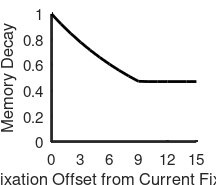
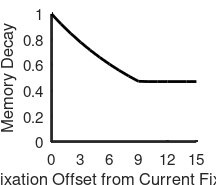

The MATLAB script that drew these images, in order:
clear all; close all; clc;

type = 'naturaldesign';
analysis = 'similarity'; %'similarity','recog'
baselist = [0.92];
NumFS = 40; %total number of fixation steps

red = [1, 0, 0];
pink = [0 0 0];
lengthC = length(baselist);
colors_p = [linspace(red(1),pink(1),lengthC)', linspace(red(2),pink(2),lengthC)', linspace(red(3),pink(3),lengthC)'];

hb = figure; hold on;
set(gca,'linewidth',2); set(hb,'Position',[333   289   217   186]);

c = 1
legendlist = {};
for base = baselist
    x = [0:NumFS];
    fcn = base.^x;
    fcn(find(fcn<0.47)) = 0.47;
    plot(x, fcn, 'Color',colors_p(c,:),'LineWidth',2);
    ll = ['a= ' num2str(base)];
    legendlist = [legendlist, ll];
    c = c+1;
end
    
xlim([0 15]);
ylim([0 1]);
set(gca,'XTick',[0:3:15],'FontSize',11);
set(gca,'YTick',[0:0.2:1],'FontSize',11);
%legend(legendlist);
xlabel('Fixation Offset from Current Fixation','FontSize',12);
ylabel('Memory Decay','FontSize',12);

set(hb,'Units','Inches');
pos = get(hb,'Position');
%set(hb,'PaperPositionMode','Auto','PaperUnits','Inches','PaperSize',[pos(3), pos(4)]);
set(hb,'PaperPositionMode','Auto','PaperUnits','Inches','PaperSize',[8.5 11]);
printpostfix = '.eps';
printmode = '-depsc'; %-depsc
printoption = '-r200'; %'-fillpage'
print(hb,['Figures/memfunction' printpostfix],printmode,printoption);
printpostfix = '.png';
printmode = '-dpng'; %-depsc
printoption = '-r200'; %'-fillpage'
print(hb,['Figures/memfunction' printpostfix],printmode,printoption);
% %% distribution of recog map
% linewidth = 2;
% printpostfix = '.eps';
% printmode = '-depsc'; %-depsc
% printoption = '-r200'; %'-fillpage'
% 
% hb = figure; hold on;
% load(['Mat/distri_' analysis '_' type '.mat']);
% %load(['Mat/distri_similarity_' type '.mat']);
% MAX = max([max(distriT) max(distriF)]);
% BINNUM = 100;
% binranges = [0:MAX/BINNUM:MAX];
% bincounts = histc(distriT,binranges);
% bincounts = bincounts/sum(bincounts);
% plot(binranges, bincounts*100,'Color','b','LineWidth',linewidth);
% 
% bincounts = histc(distriF,binranges);
% bincounts = bincounts/sum(bincounts);
% plot(binranges, bincounts*100,'Color','r','LineWidth',linewidth);
% 
% legend({'Target','Non-target'},'Location','northeast','FontSize',14);
% legend boxoff ;
% xlim([0 MAX]);
% %set(gca,'XTick',xtickrange);
% %ylim([0 1]*80);
% xlabel(['Map Value'],'FontSize',14);
% ylabel('Distribution (%)','FontSize',14);
% title([type '; m(T)=' num2str(median(distriT)) '; m(NT)=' num2str(median(distriF))],'FontSize', 14);
% set(gca, 'TickDir', 'out');
% set(gca, 'Box','off');
% set(hb,'Units','Inches');
% pos = get(hb,'Position');
% set(hb,'PaperPositionMode','Auto','PaperUnits','Inches','PaperSize',[pos(3), pos(4)]);
% print(hb,['Figures/VisualDistri_' analysis '_' type printpostfix],printmode,printoption);